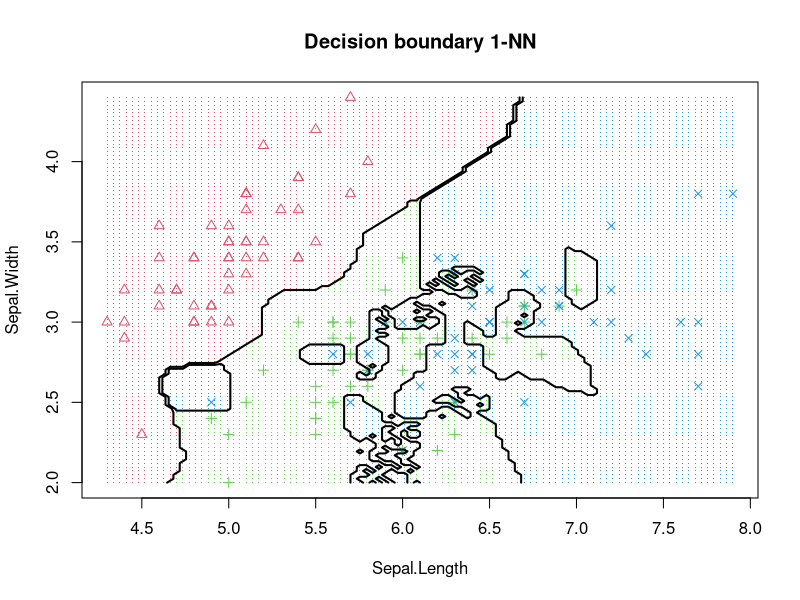
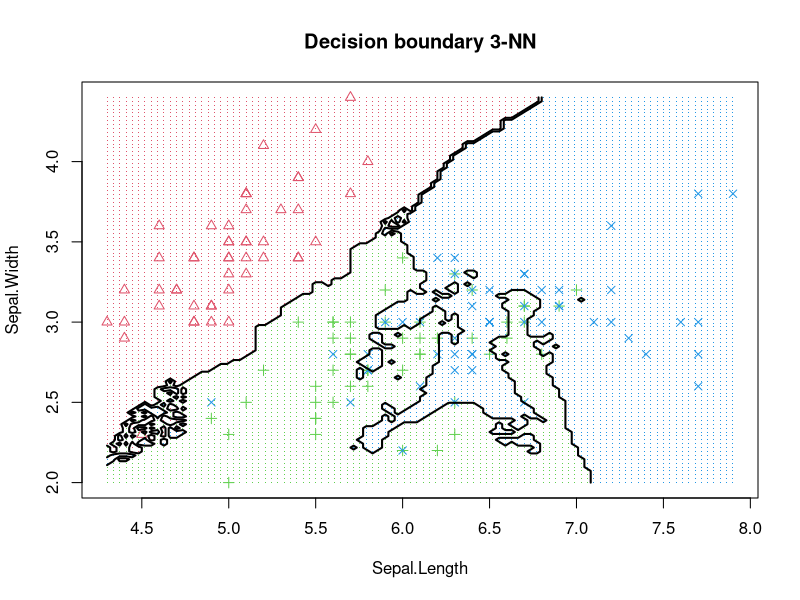
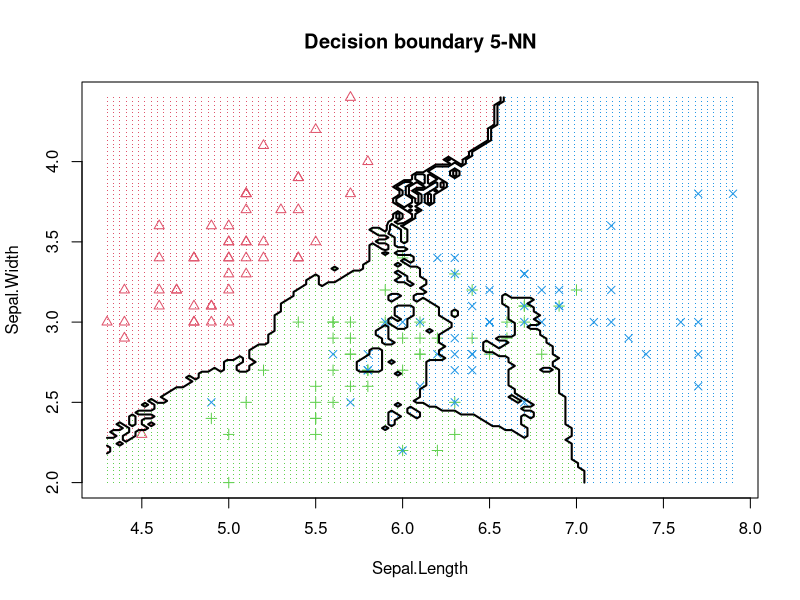

Source code (R) for these figures, in order:
## ---- chunk 1
library(fontawesome)
library(caret)
library(class)

spec = c(train = .5, test = .25, validate = .25)

byparts = sample(cut(
  seq(nrow(iris)), 
  nrow(iris)*cumsum(c(0,spec)),
  labels = names(spec)
))

res = split(iris, byparts)

addmargins(prop.table(table(byparts)))
## ---- chunk 2
decisionplot <- function(model, data, class = NULL, predict_type = "class",
                         resolution = 100, showgrid = TRUE, ...) {
  
  if(!is.null(class)) cl <- data[,class] else cl <- 1
  data <- data[,1:2]
  k <- length(unique(cl))
  
  plot(data, col = as.integer(cl)+1L, pch = as.integer(cl)+1L, ...)
  
  # make grid
  r <- sapply(data, range, na.rm = TRUE)
  xs <- seq(r[1,1], r[2,1], length.out = resolution)
  ys <- seq(r[1,2], r[2,2], length.out = resolution)
  g <- cbind(rep(xs, each=resolution), rep(ys, time = resolution))
  colnames(g) <- colnames(r)
  g <- as.data.frame(g)
  
  ### guess how to get class labels from predict
  ### (unfortunately not very consistent between models)
  p <- predict(model, g, type = predict_type)
  if(is.list(p)) p <- p$class
  p <- as.factor(p)
  
  if(showgrid) points(g, col = as.integer(p)+1L, pch = ".")
  
  z <- matrix(as.integer(p), nrow = resolution, byrow = TRUE)
  contour(xs, ys, z, add = TRUE, drawlabels = FALSE,
          lwd = 2, levels = (1:(k-1))+.5)
  
  invisible(z)
}
## ---- chunk 3
train_feat_1 <- res$train[,1:4] 
test_feat_1 <- res$test[,1:4]

set.seed(1)
train_targets_1 = as.matrix(res$train["Species"])
test_targets_1 = as.matrix(res$test["Species"])

train_pred_1 <- knn(train_feat_1, train_feat_1, train_targets_1, k=1)
train_acc_1 <- mean(train_pred_1 == train_targets_1)

set.seed(1)
test_pred_1 <- knn(train_feat_1, test_feat_1, train_targets_1, k=1)
test_acc_1 <- mean(test_pred_1 == test_targets_1)

cat('Training Accuracy:   ', test_acc_1, '\n',
    'Test error: ', 1-test_acc_1, sep='')

## ---- chunk 4
x <- iris[1:150, c("Sepal.Length", "Sepal.Width", "Species")]
model <- knn3(Species ~ ., data=x, k = 1)
decisionplot(model, x, class = "Species", main = "Decision boundary 1-NN")
## ---- chunk 5
train_feat_3 <- res$train[,1:4] 
test_feat_3 <- res$test[,1:4]

set.seed(1)
train_targets_3 = as.matrix(res$train["Species"])
test_targets_3 = as.matrix(res$test["Species"])

train_pred_3 <- knn(train_feat_3, train_feat_3, train_targets_3, k=3)
train_acc_3 <- mean(train_pred_3 == train_targets_3)

set.seed(1)
test_pred_3 <- knn(train_feat_3, test_feat_3, train_targets_3, k=3)
test_acc_3 <- mean(test_pred_3 == test_targets_3)

cat('Training Accuracy:   ', train_acc_3, '\n',
    'Test error: ', 1-test_acc_3, sep='')

## ---- chunk 6
x <- iris[1:150, c("Sepal.Length", "Sepal.Width", "Species")]
model <- knn3(Species ~ ., data=x, k = 3)
decisionplot(model, x, class = "Species", main = "Decision boundary 3-NN")
## ---- chunk 7
train_feat_5 <- res$train[,1:4] 
test_feat_5 <- res$test[,1:4]

set.seed(1)
train_targets_5 = as.matrix(res$train["Species"])
test_targets_5 = as.matrix(res$test["Species"])

train_pred_5 <- knn(train_feat_5, train_feat_5, train_targets_5, k=5)
train_acc_5 <- mean(train_pred_5 == train_targets_5)

set.seed(1)
test_pred_5 <- knn(train_feat_5, test_feat_5, train_targets_5, k=5)
test_acc_5 <- mean(test_pred_5 == test_targets_5)

cat('Training Accuracy:   ', train_acc_5, '\n',
    'Test error: ', 1-test_acc_5, sep='')

## ---- chunk 8
x <- iris[1:150, c("Sepal.Length", "Sepal.Width", "Species")]
model <- knn3(Species ~ ., data=x, k = 5)
decisionplot(model, x, class = "Species", main = "Decision boundary 5-NN")
## ---- chunk 9
classifier = train(form = Species ~ ., data = res$validate, method = 'knn', tuneGrid   = expand.grid(k = c(1,3,5)))
classifier
## ---- chunk 10

y_pred = predict(classifier, newdata = res$test[-5])
cm = table(res$test[,5], y_pred)
cm
## ---- chunk 11
trControl <- trainControl(method  = "cv",
                          number  = 5)

fit <- train(Species ~ .,
             method     = "knn",
             tuneGrid   = expand.grid(k = c(1,3,5)),
             trControl  = trControl,
             metric     = "Accuracy",
             data       = res$validate)
fit
